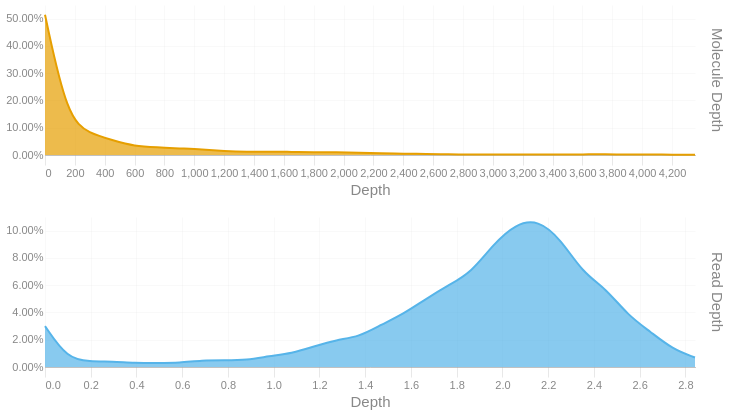

The notebook cell saved with this chart:
### Code cell
readdep = depth_hist(tb['Read Depth'], q99, 3)
readdep = readdep.with_columns(pl.lit('Read Depth').alias('Metric'))
if not SKIPLR:
    moldep = depth_hist(tb['Molecule Depth'], mol_q99, 1)
    moldep = moldep.with_columns(pl.lit('Molecule Depth').alias('Metric'))
    _hist = pl.concat([readdep, moldep])
    _hist = _hist.filter(pl.col('Proportion') != 0)
    with SafeRender(_hist):
        (
            alt.Chart(_hist)        
            .mark_area(interpolate = "basis")
            .encode(
                x=alt.X('Bin:Q').scale(domainMin=0).axis(alt.Axis(title='Depth')),
                y = alt.Y('Proportion:Q', title = None).axis(format = '.2%'),
                color = alt.Color('Metric:N').legend(None),
                row = alt.Row("Metric:N").header(title = None, labelOrient = 'right'),
                tooltip = [
                    alt.Tooltip("Metric:N", title = "Metric"),
                    alt.Tooltip('Interval:N', title = "Depth Interval"),
                    alt.Tooltip('Proportion:Q', title = "% Alignments").format('.2%')
                ]
            )
            .resolve_scale(x='independent', y='independent')
            .properties(
                height = 150, width = 650,
                usermeta={'embedOptions': {'downloadFileName': f'{samplename}.depth.hist'}}
            )
        ).display()
else:
    readdep = readdep.filter(pl.col('Proportion') != 0)
    with SafeRender(readdep):
        (
            alt.Chart(readdep)        
            .mark_area(interpolate = "basis")
            .encode(
                x=alt.X('Bin:Q').scale(domainMin=0).axis(alt.Axis(title='Depth')),
                y = alt.Y('Proportion:Q', title = None).axis(format = '.2%'),
                tooltip = [
                    alt.Tooltip('Interval:N', title = "Depth Interval"),
                    alt.Tooltip('Proportion:Q', title = "% Alignments").format('.2%')
                ]
            )
            .properties(
                usermeta={'embedOptions': {'downloadFileName': f'{samplename}.depth.hist'}}
            )
        ).display()

### Figure 1 — Vega-Lite specification as saved in the notebook (floating-point values rounded to 4 significant figures)
{"width": 650, "height": 150, "config": {"title": {"anchor": "start", "dy": -15, "fontSize": 18, "color": "#888888", "subtitleColor": "#888888", "subtitleFontSize": 14}, "arc": {"fill": "#0072B2"}, "axis": {"domainColor": "#888888", "domainWidth": 0.5, "gridWidth": 0.2, "grid": false, "titleFontWeight": 400, "titleFontSize": 15, "labelFontSize": 11, "labelColor": "#888888", "tickColor": "#888888", "tickWidth": 0.2, "titleColor": "#888888"}, "axisBand": {"grid": false}, "axisX": {"grid": true, "tickSize": 10, "domainCap": "round"}, "axisY": {"domain": false, "grid": true, "tickSize": 0, "domainCap": "round"}, "background": "transparent", "header": {"labelFontSize": 15, "labelColor": "#888888", "titleFontSize": 15, "titleFontWeight": 600, "titleColor": "#888888"}, "legend": {"labelFont": "sans-serif", "labelFontSize": 12, "labelColor": "#888888", "symbolSize": 100, "symbolType": "circle", "titleFontSize": 12, "titlePadding": 10, "titleColor": "#888888", "title": null}, "range": {"category": ["#E69F00", "#56B4E9", "#009E73", "#F0E442", "#0072B2", "#D55E00", "#CC79A7", "#000000"], "diverging": ["#cfe8f3", "#a2d4ec", "#73bfe2", "#46abdb", "#1696d2", "#12719e"]}, "area": {"fill": "#0072B2", "fillOpacity": 0.7, "line": true, "strokeOpacity": 0.7}, "line": {"color": "#0072B2", "stroke": "#0072B2", "strokeWidth": 2}, "trail": {"color": "#0072B2", "stroke": "#0072B2", "strokeWidth": 0, "size": 1}, "point": {"filled": true, "fillOpacity": 1.0, "size": 95}, "text": {"color": "#888888", "fontSize": 11, "align": "right", "fontWeight": 400, "size": 11}, "bar": {"fill": "#0072B2", "stroke": null}, "view": {"stroke": null, "continuousWidth": 660, "continuousHeight": 400}}, "data": {"name": "data-082bf46d62be43cd5c31d018dc435275"}, "mark": {"type": "area", "interpolate": "basis"}, "encoding": {"color": {"field": "Metric", "legend": null, "type": "nominal"}, "row": {"field": "Metric", "header": {"title": null, "labelOrient": "right"}, "type": "nominal"}, "tooltip": [{"field": "Metric", "title": "Metric", "type": "nominal"}, {"field": "Interval", "title": "Depth Interval", "type": "nominal"}, {"field": "Proportion", "format": ".2%", "title": "% Alignments", "type": "quantitative"}], "x": {"axis": {"title": "Depth"}, "field": "Bin", "scale": {"domainMin": 0}, "type": "quantitative"}, "y": {"axis": {"format": ".2%"}, "field": "Proportion", "title": null, "type": "quantitative"}}, "resolve": {"scale": {"x": "independent", "y": "independent"}}, "usermeta": {"embedOptions": {"downloadFileName": "S1_Tusket_020.depth.hist"}}, "$schema": "https://vega.github.io/schema/vega-lite/v6.1.0.json", "datasets": {"data-082bf46d62be43cd5c31d018dc435275": [{"Bin": 0.0, "Interval": "0.0-0.098", "Proportion": 0.03, "Metric": "Read Depth"}, {"Bin": 0.098, "Interval": "0.098-0.196", "Proportion": 0.006, "Metric": "Read Depth"}, {"Bin": 0.196, "Interval": "0.196-0.294", "Proportion": 0.004, "Metric": "Read Depth"}, {"Bin": 0.294, "Interval": "0.294-0.392", "Proportion": 0.004, "Metric": "Read Depth"}, {"Bin": 0.392, "Interval": "0.392-0.49", "Proportion": 0.003, "Metric": "Read Depth"}, {"Bin": 0.49, "Interval": "0.49-0.588", "Proportion": 0.003, "Metric": "Read Depth"}, {"Bin": 0.588, "Interval": "0.588-0.686", "Proportion": 0.003, "Metric": "Read Depth"}, {"Bin": 0.686, "Interval": "0.686-0.784", "Proportion": 0.005, "Metric": "Read Depth"}, {"Bin": 0.784, "Interval": "0.784-0.882", "Proportion": 0.005, "Metric": "Read Depth"}, {"Bin": 0.882, "Interval": "0.882-0.98", "Proportion": 0.005, "Metric": "Read Depth"}, {"Bin": 0.98, "Interval": "0.98-1.078", "Proportion": 0.008, "Metric": "Read Depth"}, {"Bin": 1.078, "Interval": "1.078-1.176", "Proportion": 0.01, "Metric": "Read Depth"}, {"Bin": 1.176, "Interval": "1.176-1.274", "Proportion": 0.015, "Metric": "Read Depth"}, {"Bin": 1.274, "Interval": "1.274-1.372", "Proportion": 0.02, "Metric": "Read Depth"}, {"Bin": 1.372, "Interval": "1.372-1.47", "Proportion": 0.022, "Metric": "Read Depth"}, {"Bin": 1.47, "Interval": "1.47-1.568", "Proportion": 0.031, "Metric": "Read Depth"}, {"Bin": 1.568, "Interval": "1.568-1.666", "Proportion": 0.039, "Metric": "Read Depth"}, {"Bin": 1.666, "Interval": "1.666-1.764", "Proportion": 0.05, "Metric": "Read Depth"}, {"Bin": 1.764, "Interval": "1.764-1.862", "Proportion": 0.06, "Metric": "Read Depth"}, {"Bin": 1.862, "Interval": "1.862-1.96", "Proportion": 0.069, "Metric": "Read Depth"}, {"Bin": 1.96, "Interval": "1.96-2.058", "Proportion": 0.09, "Metric": "Read Depth"}, {"Bin": 2.058, "Interval": "2.058-2.156", "Proportion": 0.105, "Metric": "Read Depth"}, {"Bin": 2.156, "Interval": "2.156-2.254", "Proportion": 0.108, "Metric": "Read Depth"}, {"Bin": 2.254, "Interval": "2.254-2.352", "Proportion": 0.094, "Metric": "Read Depth"}, {"Bin": 2.352, "Interval": "2.352-2.45", "Proportion": 0.069, "Metric": "Read Depth"}, {"Bin": 2.45, "Interval": "2.45-2.548", "Proportion": 0.058, "Metric": "Read Depth"}, {"Bin": 2.548, "Interval": "2.548-2.646", "Proportion": 0.038, "Metric": "Read Depth"}, {"Bin": 2.646, "Interval": "2.646-2.744", "Proportion": 0.026, "Metric": "Read Depth"}, {"Bin": 2.744, "Interval": "2.744-2.842", "Proportion": 0.013, "Metric": "Read Depth"}, {"Bin": 2.842, "Interval": "2.842-2.94", "Proportion": 0.007, "Metric": "Read Depth"}, {"Bin": 0.0, "Interval": "0.0-150.1", "Proportion": 0.514, "Metric": "Molecule Depth"}, {"Bin": 150.1, "Interval": "150.1-300.3", "Proportion": 0.134, "Metric": "Molecule Depth"}, {"Bin": 300.3, "Interval": "300.3-450.4", "Proportion": 0.079, "Metric": "Molecule Depth"}, {"Bin": 450.4, "Interval": "450.4-600.6", "Proportion": 0.055, "Metric": "Molecule Depth"}, {"Bin": 600.6, "Interval": "600.6-750.7", "Proportion": 0.032, "Metric": "Molecule Depth"}, {"Bin": 750.7, "Interval": "750.7-900.9", "Proportion": 0.028, "Metric": "Molecule Depth"}, {"Bin": 900.9, "Interval": "900.9-1051.0", "Proportion": 0.024, "Metric": "Molecule Depth"}, {"Bin": 1051.0, "Interval": "1051.0-1201.2", "Proportion": 0.021, "Metric": "Molecule Depth"}, {"Bin": 1201.0, "Interval": "1201.2-1351.3", "Proportion": 0.014, "Metric": "Molecule Depth"}, {"Bin": 1351.0, "Interval": "1351.3-1501.5", "Proportion": 0.011, "Metric": "Molecule Depth"}, {"Bin": 1502.0, "Interval": "1501.5-1651.6", "Proportion": 0.013, "Metric": "Molecule Depth"}, {"Bin": 1652.0, "Interval": "1651.6-1801.7", "Proportion": 0.011, "Metric": "Molecule Depth"}, {"Bin": 1802.0, "Interval": "1801.7-1951.9", "Proportion": 0.01, "Metric": "Molecule Depth"}, {"Bin": 1952.0, "Interval": "1951.9-2102.0", "Proportion": 0.01, "Metric": "Molecule Depth"}, {"Bin": 2102.0, "Interval": "2102.0-2252.2", "Proportion": 0.009, "Metric": "Molecule Depth"}, {"Bin": 2252.0, "Interval": "2252.2-2402.3", "Proportion": 0.006, "Metric": "Molecule Depth"}, {"Bin": 2402.0, "Interval": "2402.3-2552.5", "Proportion": 0.005, "Metric": "Molecule Depth"}, {"Bin": 2552.0, "Interval": "2552.5-2702.6", "Proportion": 0.004, "Metric": "Molecule Depth"}, {"Bin": 2703.0, "Interval": "2702.6-2852.8", "Proportion": 0.002, "Metric": "Molecule Depth"}, {"Bin": 2853.0, "Interval": "2852.8-3002.9", "Proportion": 0.002, "Metric": "Molecule Depth"}, {"Bin": 3003.0, "Interval": "3002.9-3153.1", "Proportion": 0.002, "Metric": "Molecule Depth"}, {"Bin": 3153.0, "Interval": "3153.1-3303.2", "Proportion": 0.002, "Metric": "Molecule Depth"}, {"Bin": 3303.0, "Interval": "3303.2-3453.4", "Proportion": 0.002, "Metric": "Molecule Depth"}, {"Bin": 3453.0, "Interval": "3453.4-3603.5", "Proportion": 0.002, "Metric": "Molecule Depth"}, {"Bin": 3604.0, "Interval": "3603.5-3753.6", "Proportion": 0.002, "Metric": "Molecule Depth"}, {"Bin": 3754.0, "Interval": "3753.6-3903.8", "Proportion": 0.003, "Metric": "Molecule Depth"}, {"Bin": 3904.0, "Interval": "3903.8-4053.9", "Proportion": 0.001, "Metric": "Molecule Depth"}, {"Bin": 4054.0, "Interval": "4053.9-4204.1", "Proportion": 0.002, "Metric": "Molecule Depth"}, {"Bin": 4204.0, "Interval": "4204.1-4354.2", "Proportion": 0.001, "Metric": "Molecule Depth"}, {"Bin": 4354.0, "Interval": "4354.2-4504.37", "Proportion": 0.001, "Metric": "Molecule Depth"}]}}
